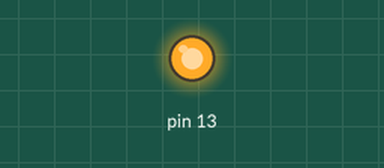
This program was run on a simulated Raspberry Pi (header pin numbers). Parts: output pins drawn as LEDs (lit = HIGH). At 0.0 s the program stops and its outputs stay as they are.

Above: at 0.1 s.
Timing chart, 0 to 1.5 s (numbered marks = the images above):
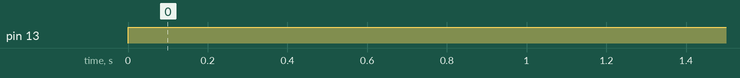

The program:

acende.py
```python
#-*- coding: utf-8 -*-
import RPi.GPIO as GPIO
import time

#configurando como BOARD, Pinos Físicos
GPIO.setmode(GPIO.BOARD)

#Configurando a direção do Pino
GPIO.setup(13, GPIO.OUT) #usei 13 pois meu setmode é board, se estivesse usando BCM seria 27
#Ligando o led
GPIO.output(13, GPIO.HIGH)
```

Measured:
- by itself, pin 13: LOW → HIGH at 0.00 s
